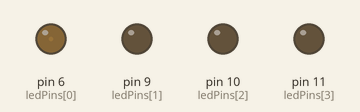
Simulated run of this sketch. Board: Arduino Uno, built with avr-gcc and run on an emulated ATmega328P. Parts: output pins drawn as LEDs (lit = HIGH).

Above: at 0.15 s.
At 5.25 s:
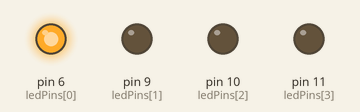
At 10.06 s:
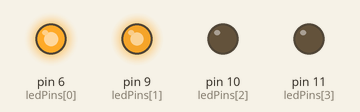
At 19.93 s:
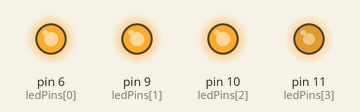
At 29.77 s:
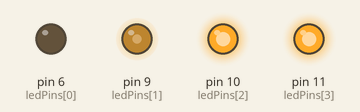
At 39.62 s:
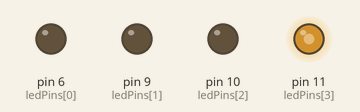
Timing chart, 0 to 40.0 s (numbered marks = the images above):
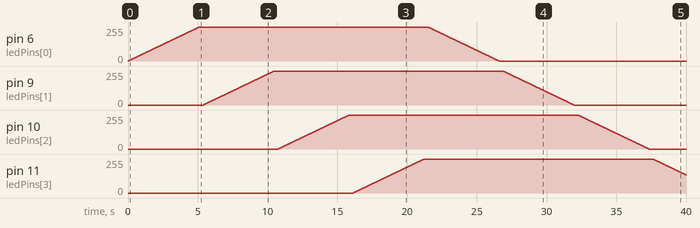

The sketch:

four-leds.ino
```cpp
const byte ledPins[4] = {6, 9, 10, 11};

void setup() {
  for (int i = 0; i < 4; ++i) {
    pinMode(ledPins[i], OUTPUT);
  }
}

void loop() {
  for (int i = 0; i < 4; ++i) {
    for (int j = 0; j <= 255; ++j) {
      analogWrite(ledPins[i], j);
      delay(20);
    }
    delay(250);
  }

  for (int i = 0; i < 4; ++i) {
    for (int j = 255; j >= 0; --j) {
      analogWrite(ledPins[i], j);
      delay(20);
    }
    delay(250);
  }
}
```

Measured:
- by itself, pin 6 (ledPins[0]), pin 9 (ledPins[1]), pin 10 (ledPins[2]): rises from 0/255 to 255/255 in 5.1 s, then falls to 0/255 in 21.5 s
- by itself, pin 11 (ledPins[3]): rises from 0/255 to 255/255 in 5.1 s, then falls to 136/255 in 18.8 s
